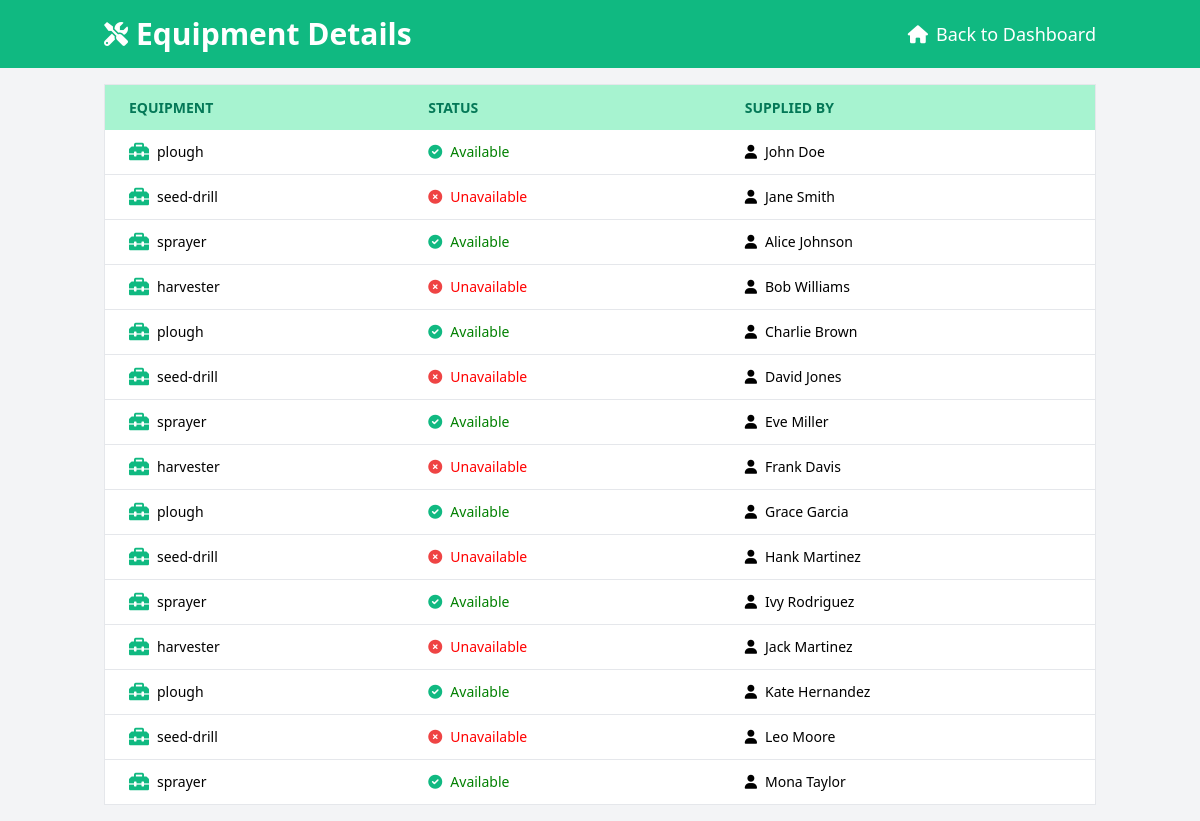
Before: /dashboard/equipment/ with the older database file.
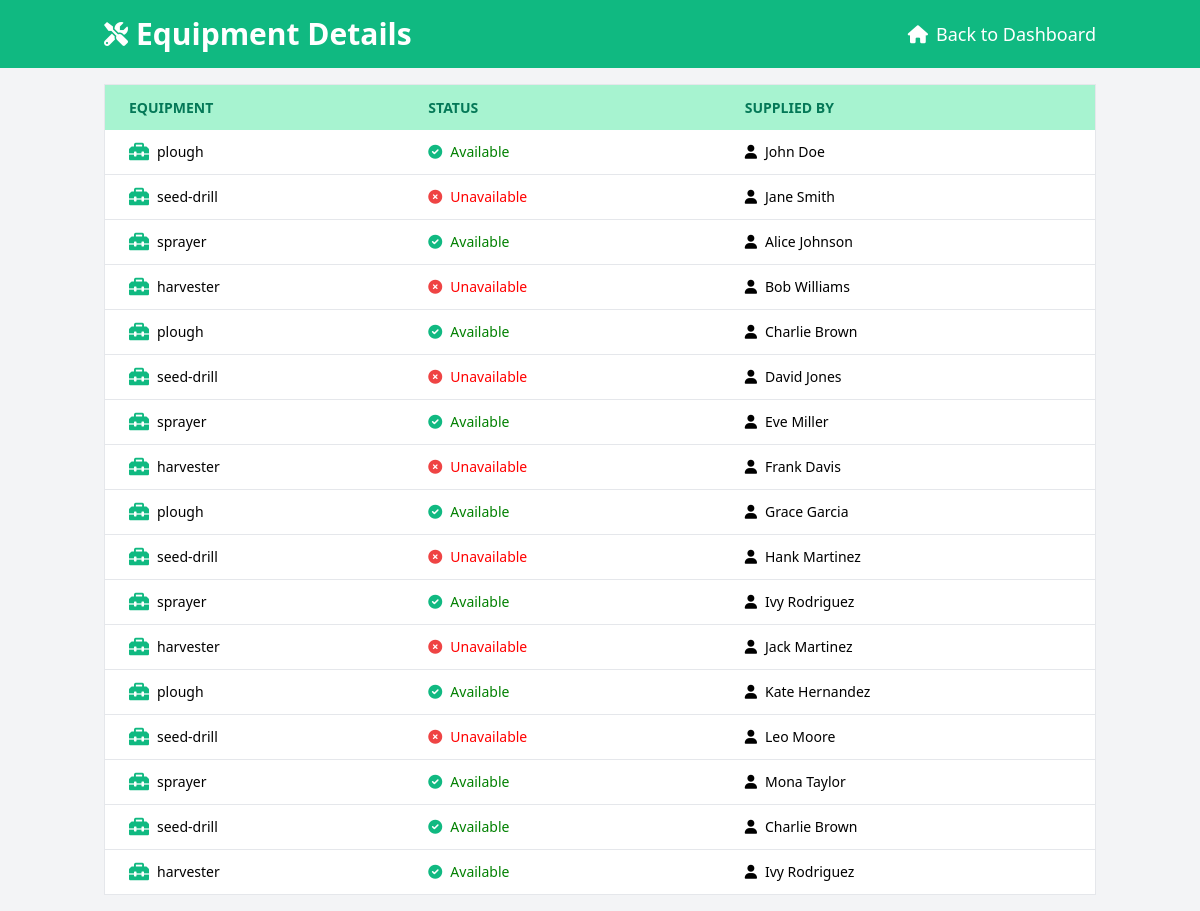
After: the same page with the newer database file.
### dashboard/models.py (models this page shows, shortened)
class EquipmentDetails(models.Model):
    EQUIPMENT_CHOICES = [
        ('plough', 'Plough'),
        ('seed-drill', 'Seed Drill'),
        ('sprayer', 'Sprayer'),
        ('harvester', 'Harvester'),
    ]
    STATUS_CHOICES = [
        ('available', 'Available'),
        ('un_available', 'Un-Available'),
    ]
    equipment = models.CharField(max_length=20, choices=EQUIPMENT_CHOICES)
    status = models.CharField(max_length=20, choices=STATUS_CHOICES)
    supplied_by = models.ForeignKey(SupplierDetails, on_delete=models.CASCADE, related_name='equipment_supplied')

class SupplierDetails(models.Model):
    SUPPLIER_CHOICES = [
        ('supplier1', 'Supplier 1'),
        ('supplier2', 'Supplier 2'),
        ('supplier3', 'Supplier 3'),
        ('supplier4', 'Supplier 4'),
    ]
    supplier = models.CharField(max_length=50, choices=SUPPLIER_CHOICES)
    first_name = models.CharField(max_length=50)
    last_name = models.CharField(max_length=50)
    phone_number = models.CharField(max_length=15)

### dashboard/views.py (the view)
# urls.py: path('dashboard/equipment/', views.equipment, name='equipment'),
def equipment(request):
    equipments = EquipmentDetails.objects.all()
    return render(request, 'equipment.html', {'equipments': equipments})

### dashboard/models.py (called while the page is built)
    def __str__(self):
        return f"{self.first_name} {self.last_name}"

### templates/equipment.html (shortened to what this page needs)
<!DOCTYPE html>
<html lang="en">
<head>
    <link href="https://cdn.jsdelivr.net/npm/tailwindcss@2.2.19/dist/tailwind.min.css" rel="stylesheet">
    <link href="https://cdnjs.cloudflare.com/ajax/libs/font-awesome/6.0.0-beta3/css/all.min.css" rel="stylesheet">
</head>
<body class="bg-gray-100">
    <header class="bg-green-500 text-white py-4">
        <div class="container mx-auto px-4 flex justify-between items-center">
            <h1 class="text-3xl font-bold flex items-center">
                <i class="fas fa-tools text-2xl mr-2"></i>
                Equipment Details
            </h1>
            <a href="{% url 'dashboard' %}" class="text-lg flex items-center">
                <i class="fas fa-home mr-2"></i> Back to Dashboard
            </a>
        </div>
    </header>
    <div class="container mx-auto p-4">
        <div class="overflow-x-auto">
            <table class="min-w-full bg-white border border-gray-200">
                <thead>
                    <tr class="bg-green-200 text-green-700 uppercase text-sm leading-normal">
                        <th class="py-3 px-6 text-left">Equipment</th>
                        <th class="py-3 px-6 text-left">Status</th>
                        <th class="py-3 px-6 text-left">Supplied By</th>
                    </tr>
                </thead>
                <tbody class="text-sm font-light">
                    {% for equipment in equipments %}
                    <tr class="border-b border-gray-200 hover:bg-green-100">
                        <td class="py-3 px-6 text-left whitespace-nowrap">
                            <div class="flex items-center">
                                <i class="fas fa-toolbox text-xl text-green-500 mr-2"></i>
                                <span>{{ equipment.equipment }}</span>
                            </div>
                        </td>
                        <td class="py-3 px-6 text-left">
                            {% if equipment.status == 'available' %}
                            <div class="flex items-center">
                                <i class="fas fa-check-circle text-green-500 mr-2"></i>
                                <span class="status-available">Available</span>
                            </div>
                            {% else %}
                            <div class="flex items-center">
                                <i class="fas fa-times-circle text-red-500 mr-2"></i>
                                <span class="status-unavailable">Unavailable</span>
                            </div>
                            {% endif %}
                        </td>
                        <td class="py-3 px-6 text-left">
                            <div class="flex items-center">
                                <i class="fas fa-user mr-2"></i>
                                <span>{{ equipment.supplied_by }}</span>
                            </div>
                        </td>
                    </tr>
                    {% empty %}
                    <tr>
                        <td class="py-4 px-6 text-center text-gray-600" colspan="3">No equipment details available.</td>
                    </tr>
                    {% endfor %}
                </tbody>
            </table>
        </div>
    </div>
</body>
</html>

Changed rows visible on the page:
added EquipmentDetails: equipment "seed-drill", status "available" (drawn), supplied_by "Charlie Brown"
added EquipmentDetails: equipment "harvester", status "available" (drawn), supplied_by "Ivy Rodriguez"
